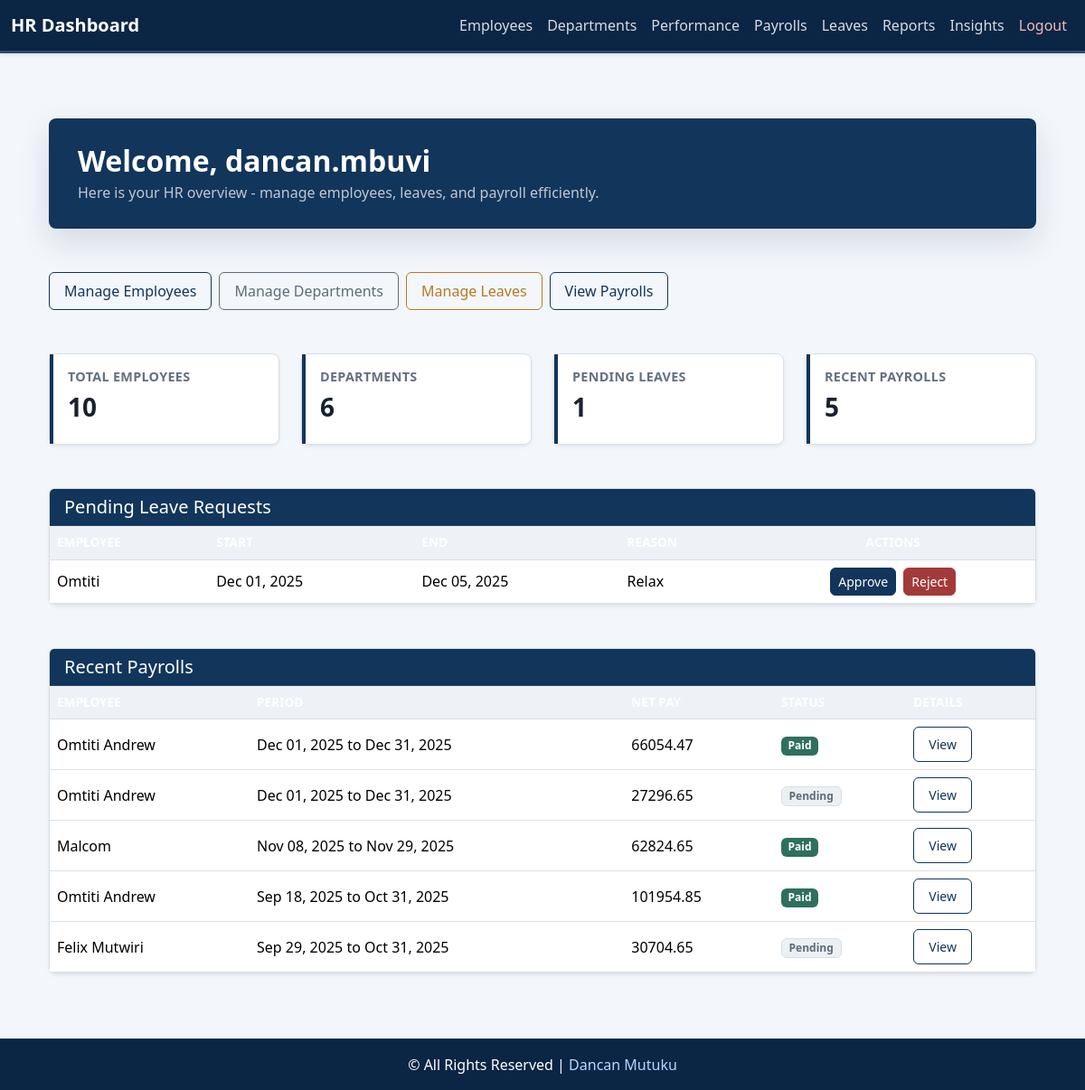
Page /employee/hr/dashboard/ (signed in) on the committed database.
### core/models.py (models this page shows, shortened)
class LeaveRequest(models.Model):
    LEAVE_TYPE_CHOICES = [
        ("Annual", "Annual Leave"),
        ("Sick", "Sick Leave"),
        ("Maternity", "Maternity Leave"),
        ("Paternity", "Paternity Leave"),
    ]
    employee = models.ForeignKey(Employee, on_delete=models.CASCADE, related_name='leaves')
    leave_type = models.CharField(max_length=50, choices=LEAVE_TYPE_CHOICES)
    start_date = models.DateField()
    end_date = models.DateField()
    reason = models.TextField(blank=True)
    status = models.CharField(max_length=1, choices=LEAVE_STATUS, default='P')
    requested_at = models.DateTimeField(auto_now_add=True)
    processed_by = models.ForeignKey(User, null=True, blank=True, on_delete=models.SET_NULL, related_name='+')
    processed_at = models.DateTimeField(null=True, blank=True)

class Employee(models.Model):
    GENDER_CHOICES = (
        ("M", "Male"),
        ("F", "Female"),
    )
    user = models.OneToOneField(User, on_delete=models.CASCADE, related_name='employee_profile')
    employee_id = models.CharField(max_length=20, unique=True, blank=True, null=True)
    contact = models.CharField(max_length=20, blank=True)
    dob = models.DateField(null=True, blank=True)
    gender = models.CharField(max_length=1, choices=GENDER_CHOICES, blank=True)
    address = models.TextField(blank=True)
    job_title = models.CharField(max_length=100, blank=True)
    department = models.ForeignKey('Department', on_delete=models.SET_NULL, null=True, blank=True)
    hire_date = models.DateField(null=True, blank=True)
    is_active_employee = models.BooleanField(default=True)
    salary = models.DecimalField(
        max_digits=10, decimal_places=2, default=0, validators=[MinValueValidator(0)]
    )
    profile_picture = models.ImageField(upload_to="profiles/", blank=True, null=True)
    emergency_contact_name = models.CharField(max_length=100, blank=True, null=True)
    emergency_contact_phone = models.CharField(max_length=20, blank=True, null=True)
    annual_leave_balance = models.PositiveIntegerField(default=20)
    sick_leave_balance = models.PositiveIntegerField(default=10)
    contract_start = models.DateField(null=True, blank=True)
    contract_end = models.DateField(null=True, blank=True)

class Payroll(models.Model):
    STATUS_PENDING = 'Pending'
    STATUS_PAID = 'Paid'
    STATUS_CHOICES = [
        (STATUS_PENDING, 'Pending'),
        (STATUS_PAID, 'Paid'),
    ]
    employee = models.ForeignKey(Employee, on_delete=models.CASCADE, related_name='payrolls')
    period_start = models.DateField()
    period_end = models.DateField()
    basic_salary = models.DecimalField(max_digits=10, decimal_places=2)
    allowances = models.DecimalField(max_digits=10, decimal_places=2, default=0)
    gross_salary = models.DecimalField(max_digits=10, decimal_places=2, editable=False)
    paye = models.DecimalField(max_digits=10, decimal_places=2, editable=False, default=0)
    sha = models.DecimalField(max_digits=10, decimal_places=2, editable=False, default=0)
    nssf = models.DecimalField(max_digits=10, decimal_places=2, editable=False, default=0)
    net_pay = models.DecimalField(max_digits=10, decimal_places=2, editable=False)
    status = models.CharField(max_length=10, choices=STATUS_CHOICES, default=STATUS_PENDING)

### core/views.py (the view)
# urls.py: path("hr/dashboard/", views.hr_dashboard, name="hr_dashboard"),
@login_required
@group_required('HR')
def hr_dashboard(request):
    employees = Employee.objects.all()
    departments = Department.objects.all()
    pending_leaves = LeaveRequest.objects.filter(status='P')
    payrolls = Payroll.objects.all().order_by("-period_end")[:5]
    context = {
        "employees_count": employees.count(),
        "departments_count": departments.count(),
        "pending_leaves": pending_leaves,
        "recent_payrolls": payrolls,
    }
    return render(request, 'core/hr_dashboard.html', context)

### core/views.py (called while the page is built)
def group_required(group_name):
    def check(user):
        return user.is_superuser or user.groups.filter(name=group_name).exists()
    return user_passes_test(check)

### core/templates/core/hr_dashboard.html (shortened to what this page needs)
{% extends "base_hr.html" %}
{% load static %}
{% block content %}
<div class="container my-4 my-md-5">
    <div class="dashboard-header mb-5 text-center text-md-start">
        <h2 class="fw-bold mb-1">Welcome, {{ request.user.get_full_name|default:request.user.username }}</h2>
        <p class="mb-0 text-light opacity-75">Here is your HR overview - manage employees, leaves, and payroll efficiently.</p>
    </div>
    <div class="mb-5 d-flex flex-wrap gap-2 justify-content-center justify-content-md-start">
        <a href="{% url 'hr_employee_list' %}" class="btn btn-outline-primary">Manage Employees</a>
        <a href="{% url 'hr_department_list' %}" class="btn btn-outline-secondary">Manage Departments</a>
        <a href="{% url 'hr_leave_list' %}" class="btn btn-outline-warning">Manage Leaves</a>
        <a href="{% url 'salary_report' %}" class="btn btn-outline-info">View Payrolls</a>
    </div>
    <div class="row g-4 mb-5 text-center text-md-start">
        <div class="col-6 col-md-3">
            <div class="card summary-card shadow-sm">
                <div class="card-body py-3">
                    <h6>Total Employees</h6>
                    <h3>{{ employees_count }}</h3>
                </div>
            </div>
        </div>
        <div class="col-6 col-md-3">
            <div class="card summary-card shadow-sm">
                <div class="card-body py-3">
                    <h6>Departments</h6>
                    <h3>{{ departments_count }}</h3>
                </div>
            </div>
        </div>
        <div class="col-6 col-md-3">
            <div class="card summary-card shadow-sm">
                <div class="card-body py-3">
                    <h6>Pending Leaves</h6>
                    <h3>{{ pending_leaves.count }}</h3>
                </div>
            </div>
        </div>
        <div class="col-6 col-md-3">
            <div class="card summary-card shadow-sm">
                <div class="card-body py-3">
                    <h6>Recent Payrolls</h6>
                    <h3>{{ recent_payrolls.count }}</h3>
                </div>
            </div>
        </div>
    </div>
    <div class="card mb-5 shadow-sm">
        <div class="card-header section-header d-flex justify-content-between align-items-center">
            <h5 class="mb-0">Pending Leave Requests</h5>
        </div>
        <div class="card-body p-0">
            {% if pending_leaves %}
            <div class="table-responsive">
                <table class="table table-hover align-middle mb-0">
                    <thead>
                        <tr>
                            <th>Employee</th>
                            <th>Start</th>
                            <th>End</th>
                            <th>Reason</th>
                            <th class="text-center">Actions</th>
                        </tr>
                    </thead>
                    <tbody>
                        {% for leave in pending_leaves %}
                        <tr>
                            <td>{{ leave.employee.user.emp.full_name|default:leave.employee.user.username }}</td>
                            <td>{{ leave.start_date|date:"M d, Y" }}</td>
                            <td>{{ leave.end_date|date:"M d, Y" }}</td>
                            <td>{{ leave.reason|default:"-" }}</td>
                            <td class="text-center text-nowrap">
                                <a href="{% url 'leave_process' leave.pk 'approve' %}" class="btn btn-sm btn-success me-1">Approve</a>
                                <a href="{% url 'leave_process' leave.pk 'reject' %}" class="btn btn-sm btn-danger">Reject</a>
                            </td>
                        </tr>
                        {% endfor %}
                    </tbody>
                </table>
            </div>
            {% else %}
            <p class="text-muted text-center py-4 mb-0">No pending leave requests at the moment.</p>
            {% endif %}
        </div>
    </div>
    <div class="card shadow-sm">
        <div class="card-header section-header">
            <h5 class="mb-0">Recent Payrolls</h5>
        </div>
        <div class="card-body p-0">
            {% if recent_payrolls %}
            <div class="table-responsive">
                <table class="table table-hover align-middle mb-0">
                    <thead>
                        <tr>
                            <th>Employee</th>
                            <th>Period</th>
                            <th>Net Pay</th>
                            <th>Status</th>
                            <th>Details</th>
                        </tr>
                    </thead>
                    <tbody>
                        {% for payroll in recent_payrolls %}
                        <tr>
                            <td>{{ payroll.employee.user.get_full_name|default:payroll.employee.user.username }}</td>
                            <td>{{ payroll.period_start|date:"M d, Y" }} to {{ payroll.period_end|date:"M d, Y" }}</td>
                            <td>{{ payroll.net_pay }}</td>
                            <td>
                                {% if payroll.status == "Paid" %}
                                    <span class="badge bg-success">Paid</span>
                                {% else %}
                                    <span class="badge bg-secondary">Pending</span>
                                {% endif %}
                            </td>
                            <td>
                                <a href="{% url 'payroll_list' %}" class="btn btn-sm btn-outline-primary">View</a>
                            </td>
                        </tr>
                        {% endfor %}
                    </tbody>
                </table>
            </div>
            {% else %}
            <p class="text-muted text-center py-4 mb-0">No payroll records found.</p>
            {% endif %}
        </div>
    </div>
</div>
{% endblock %}

### core/templates/base_hr.html (style rules this page uses)
:root { --brand: #12355b; --brand-dark: #0b2545; --brand-mid: #2d4f73; --brand-soft: #e8eef5; --success: #2f6f5e; --warning: #b7791f; --danger: #a33a3a; --info: #4f718b; --neutral: #5f6b7a; --page: #f3f6fa; --surface: #ffffff; --border: #d8dee8; --text: #18212f; --muted: #637083; }
body { min-height: 100vh; display: flex; flex-direction: column; font-family: "Segoe UI", Tahoma, Geneva, Verdana, sans-serif; background-color: var(--page); color: var(--text); }
.card { border-color: var(--border) !important; border-radius: 8px !important; box-shadow: 0 8px 24px rgba(18, 53, 91, 0.06); }
.card-header { border-bottom-color: var(--border); font-weight: 600; }
.bg-primary, .bg-info, .bg-success, .bg-warning { background-color: var(--brand) !important; color: #fff !important; }
.bg-secondary { background-color: var(--neutral) !important; color: #fff !important; }
.btn { border-radius: 6px; font-weight: 500; }
.btn-primary, .btn-info, .btn-success, .btn-dark { background-color: var(--brand) !important; border-color: var(--brand) !important; color: #fff !important; }
.btn-danger { background-color: var(--danger) !important; border-color: var(--danger) !important; color: #fff !important; }
.btn-outline-primary, .btn-outline-info, .btn-outline-success { color: var(--brand) !important; border-color: var(--brand) !important; }
.btn-outline-secondary { color: var(--neutral) !important; border-color: var(--neutral) !important; }
.btn-outline-warning { color: var(--warning) !important; border-color: var(--warning) !important; }
.badge { border-radius: 6px; font-weight: 600; }
.badge.bg-success { background-color: var(--success) !important; }
.badge.bg-secondary { background-color: #edf0f3 !important; color: var(--neutral) !important; border: 1px solid var(--border); }
.table-light th, .table thead th { background-color: #eef2f6 !important; color: var(--text); border-color: var(--border); }
.table-responsive { -webkit-overflow-scrolling: touch; }
.card-header, .list-group-item { overflow-wrap: anywhere; }

### core/templates/core/hr_dashboard.html (style rules this page uses)
.dashboard-header { background-color: #12355b; color: #fff; padding: 1.75rem 2rem; border-radius: 8px; box-shadow: 0 14px 34px rgba(18, 53, 91, 0.14); }
.card { border: 1px solid #d8dee8; border-radius: 8px; transition: box-shadow 0.2s ease; }
.card h6 { font-size: 0.9rem; font-weight: 600; }
.card h3 { font-weight: 700; }
.table thead th { background-color: #0b2545; color: #fff; font-weight: 600; text-transform: uppercase; font-size: 0.85rem; }
.btn-outline-primary, .btn-outline-secondary, .btn-outline-warning, .btn-outline-info { border-radius: 6px; font-weight: 500; padding: 0.5rem 1rem; }
.section-header { background-color: #12355b; color: #fff; border-bottom: 1px solid rgba(255, 255, 255, 0.08); }
.summary-card { background-color: #fff; color: #18212f; }
.summary-card .card-body { border-left: 4px solid #12355b; }
.summary-card h6 { color: #637083; text-transform: uppercase; letter-spacing: 0.02em; }

### rows in the picture
LeaveRequest: employee.user.emp.full_name "Omtiti", start_date "Dec 01, 2025", end_date "Dec 05, 2025", reason "Relax"
Payroll: employee.user.get_full_name "Omtiti Andrew", period_start "Dec 01, 2025", period_end "Dec 31, 2025", net_pay "66054.47", status "Paid"
Payroll: employee.user.get_full_name "Omtiti Andrew", period_start "Dec 01, 2025", period_end "Dec 31, 2025", net_pay "27296.65", status "Pending"
Payroll: employee.user.get_full_name "Malcom", period_start "Nov 08, 2025", period_end "Nov 29, 2025", net_pay "62824.65", status "Paid"
Payroll: employee.user.get_full_name "Omtiti Andrew", period_start "Sep 18, 2025", period_end "Oct 31, 2025", net_pay "101954.85", status "Paid"
Payroll: employee.user.get_full_name "Felix Mutwiri", period_start "Sep 29, 2025", period_end "Oct 31, 2025", net_pay "30704.65", status "Pending"

### other values in the picture
{{ request.user.get_full_name|default:request.user.username }} "dancan.mbuvi"
{{ employees_count }} "10"
{{ departments_count }} "6"
{{ pending_leaves.count }} "1"
{{ recent_payrolls.count }} "5"
